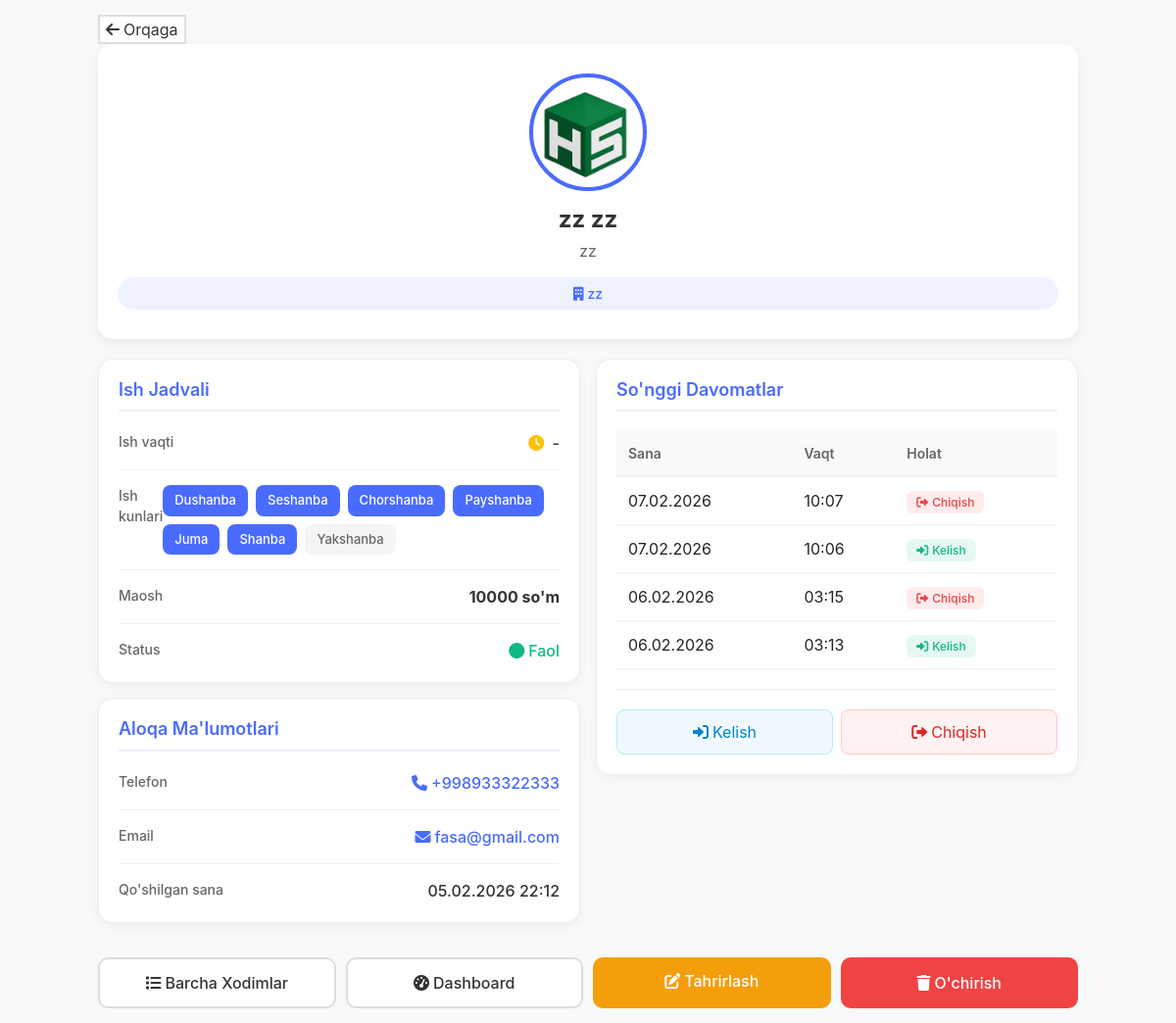
Before: /employees/17/ (signed in) with the older database file.
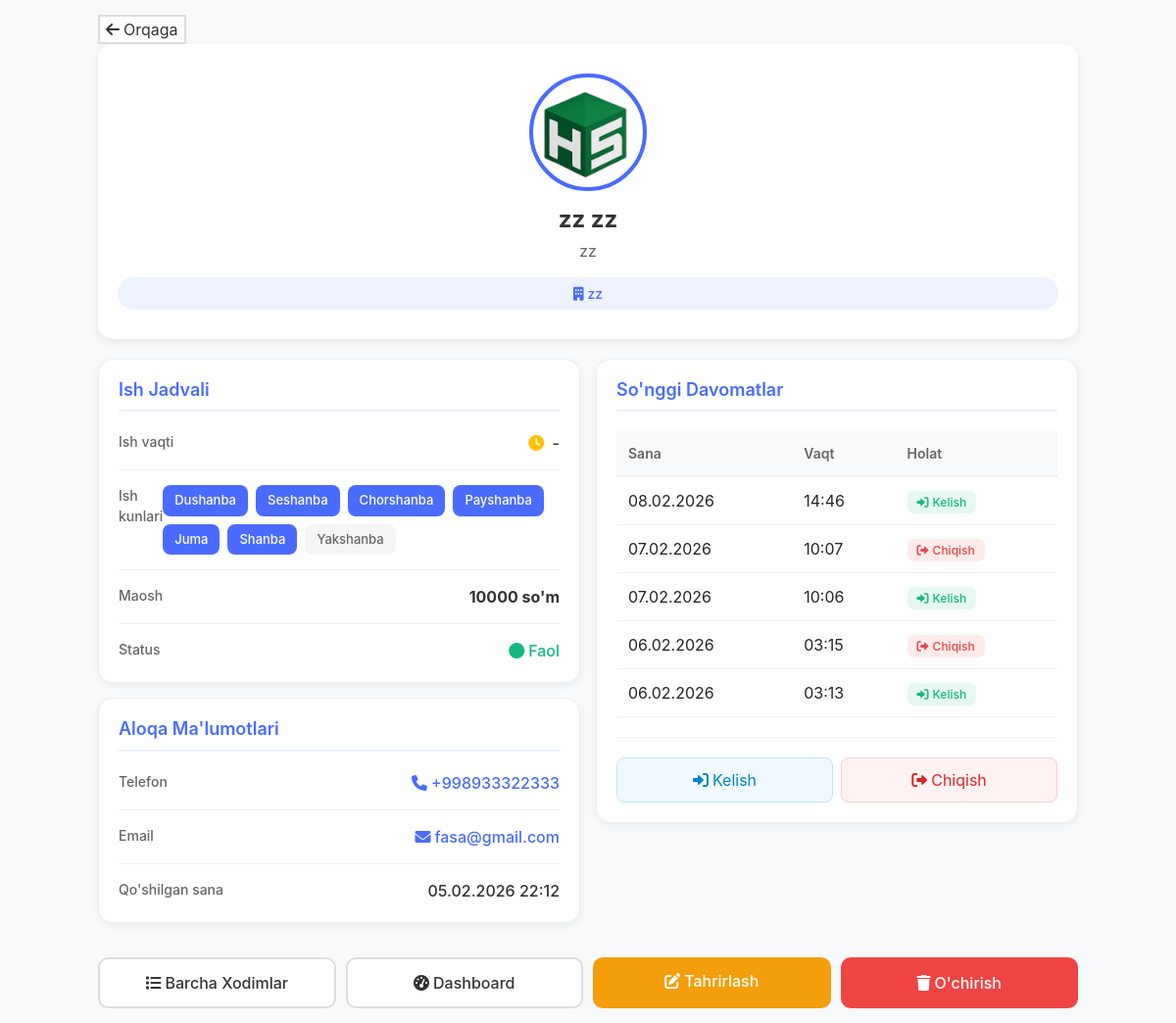
After: the same page with the newer database file.
### employees/models.py (models this page shows, shortened)
class Attendance(models.Model):
    ATTENDANCE_TYPES = [
        ('in', 'Kelish'),
        ('out', 'Chiqish'),
    ]
    STATUS_CHOICES = [
        ('ontime', 'Vaqtida'),
        ('late', 'Kechikdi'),
        ('early', 'Erta keldi'),
        ('absent', "Kelmagan"),
        ('day_off', 'Dam olish'),
    ]
    employee = models.ForeignKey(Employee, on_delete=models.CASCADE, related_name='attendances')
    date = models.DateField()
    time = models.TimeField()
    type = models.CharField(max_length=3, choices=ATTENDANCE_TYPES, default='in')
    status = models.CharField(max_length=10, choices=STATUS_CHOICES, default='ontime')
    late_minutes = models.IntegerField(default=0)
    penalty_amount = models.DecimalField(max_digits=10, decimal_places=2, default=0)
    notes = models.TextField(blank=True)
    created_at = models.DateTimeField(auto_now_add=True)
    class Meta:
        ordering = ['-date', '-time']
        unique_together = ['employee', 'date', 'type']
        verbose_name = 'Davomat'
        verbose_name_plural = 'Davomatlar'

### employees/views.py (the view)
# urls.py: path('employees/<int:id>/', views.employee_detail, name='employee_detail'),
@login_required
@admin_or_hr_required
def employee_detail(request, id):
    employee = get_object_or_404(Employee, id=id)
    attendances = Attendance.objects.filter(employee=employee).order_by('-date', '-time')[:50]
    salaries = MonthlySalary.objects.filter(employee=employee).order_by('-year', '-month')[:12]
    today_schedule = employee.get_today_schedule()
    context = {
        'employee': employee,
        'attendances': attendances,
        'salaries': salaries,
        'today_schedule': today_schedule,
        'work_days': employee.work_days,
        'work_schedule': employee.work_schedule,
    }
    return render(request, 'employee_detail.html', context)

### employees/models.py (called while the page is built)
    @property
    def full_name(self):
        return f"{self.first_name} {self.last_name}"

    def get_daily_schedule(self, day_code):
        schedule = self.work_schedule.get(day_code, {})
        return {
            'start': schedule.get('start', '09:00'),
            'end': schedule.get('end', '18:00'),
            'is_work_day': day_code in self.work_days
        }

    def get_today_schedule(self):
        today_code = datetime.now().strftime('%A').lower()
        return self.get_daily_schedule(today_code)

### employees/views.py (called while the page is built)
def admin_or_hr_required(function=None):
    actual_decorator = user_passes_test(
        lambda u: u.is_authenticated and (
            u.is_superuser or
            u.is_staff or
            (hasattr(u, 'profile') and u.profile.user_type in ['admin', 'hr'])
        ),
        login_url='login'
    )
    if function:
        return actual_decorator(function)
    return actual_decorator

### templates/employee_detail.html (shortened to what the changed rows need)
<!DOCTYPE html>
<html lang="uz">
    {% load static %}
<head>
    <link href="https://cdn.jsdelivr.net/npm/bootstrap@5.1.3/dist/css/bootstrap.min.css" rel="stylesheet">
    <link rel="stylesheet" href="https://cdnjs.cloudflare.com/ajax/libs/font-awesome/6.0.0/css/all.min.css">
</head>
<body>
    <div class="profile-container">
        <div class="profile-header">
            <h1 class="profile-name">{{ employee.full_name }}</h1>
        </div>
        <div class="row g-3">
            <div class="col-md-6">
                <div class="info-card">
                    <div class="info-row">
                        <div class="info-value">
                            <div class="work-days">
                                {% for day_code, day_name in employee.WORK_DAYS_CHOICES %}
                                <span class="day-badge {% if day_code in employee.work_days %}active{% endif %}">
                                    {{ day_name }}
                                </span>
                                {% endfor %}
                            </div>
                        </div>
                    </div>
                </div>
            </div>
            <div class="col-md-6">
                <div class="info-card">
                    {% if attendances %}
                    <div style="max-height: 400px; overflow-y: auto;">
                        <table class="attendance-table">
                            <thead>
                                <tr>
                                    <th>Sana</th>
                                    <th>Vaqt</th>
                                    <th>Holat</th>
                                </tr>
                            </thead>
                            <tbody>
                                {% for att in attendances %}
                                <tr>
                                    <td>{{ att.date|date:"d.m.Y" }}</td>
                                    <td>{{ att.time|time:"H:i" }}</td>
                                    <td>
                                        {% if att.type == 'in' %}
                                        <span class="status-badge status-in">
                                            <i class="fas fa-sign-in-alt me-1"></i>Kelish
                                        </span>
                                        {% else %}
                                        <span class="status-badge status-out">
                                            <i class="fas fa-sign-out-alt me-1"></i>Chiqish
                                        </span>
                                        {% endif %}
                                    </td>
                                </tr>
                                {% endfor %}
                            </tbody>
                        </table>
                    </div>
                    {% else %}
                    <div class="empty-state">
                        <i class="fas fa-clipboard-list fa-2x mb-3"></i>
                        <p>Davomat ma'lumotlari yo'q</p>
                    </div>
                    {% endif %}
                </div>
            </div>
        </div>
    </div>
</body>
</html>

Changed rows visible on the page:
added Attendance: date "08.02.2026", time "14:46", type "in" (drawn)
